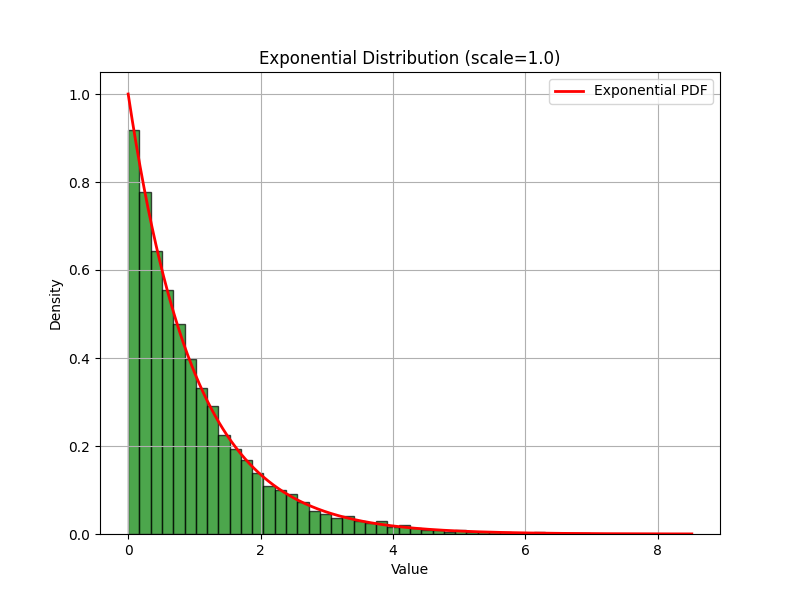

The Python source for this figure:
import numpy as np
import matplotlib.pyplot as plt

# Generate random data following an exponential distribution
# Scale parameter (1/lambda): scale = 1.0, size = 10000 (number of samples)
data = np.random.exponential(scale=1.0, size=10000)

# Create a histogram of the data
plt.figure(figsize=(8, 6))
plt.hist(data, bins=50, density=True, color='green',
         alpha=0.7, edgecolor='black')

# Overlay the theoretical probability density function (PDF) for comparison
x = np.linspace(0, np.max(data), 1000)
pdf = (1.0/1.0) * np.exp(-x/1.0)  # Exponential PDF with lambda = 1/scale

plt.plot(x, pdf, 'r-', lw=2, label='Exponential PDF')

# Add title and labels
plt.title('Exponential Distribution (scale=1.0)')
plt.xlabel('Value')
plt.ylabel('Density')
plt.legend()

# Show grid
plt.grid(True)

# Display the plot
plt.savefig('dist-exp.png')
plt.show()
